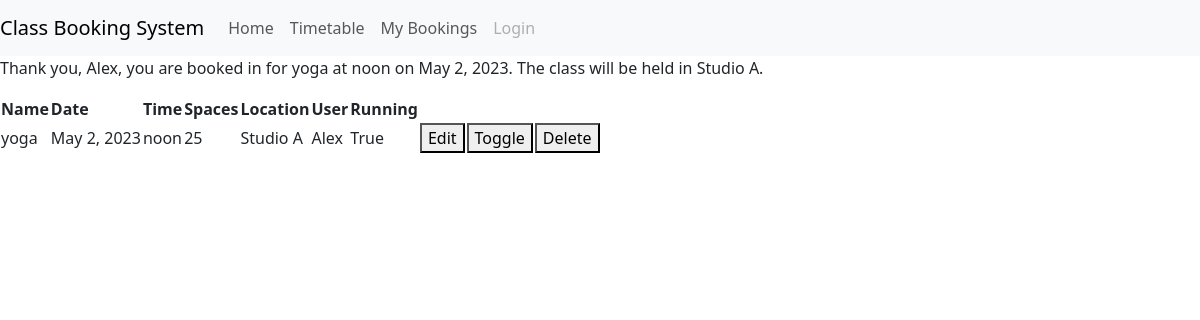
Before: / with the older database file.
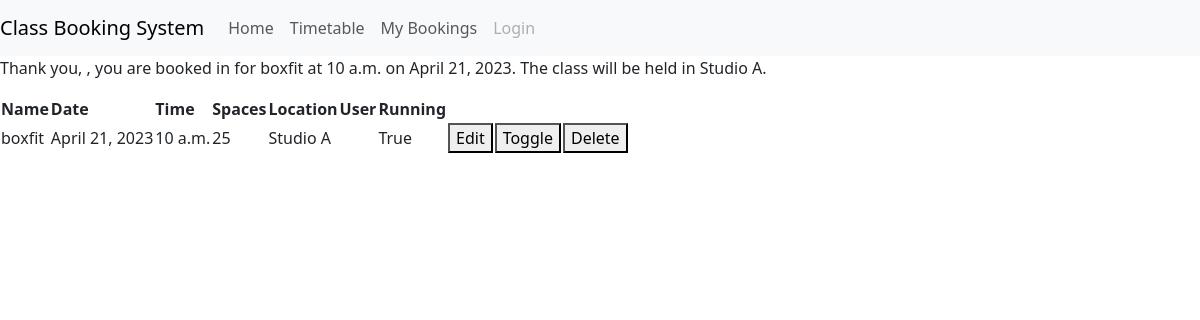
After: the same page with the newer database file.
### classbooking_app/models.py (models this page shows, shortened)
class Booking(models.Model):
    name = models.CharField(max_length=50, null=False, blank=False, default="test_class")
    date = models.DateField(default=date.today())
    time = models.TimeField(default=datetime.now())
    spaces = models.IntegerField(default=25)
    location = models.CharField(max_length=50, default='Studio A')
    user = models.CharField(max_length=50, null=False, blank=False, default="test_user")
    running = models.BooleanField(default=True)

### classbooking_app/views.py (the view)
# urls.py: path('', views.get_bookings, name='get_bookings'),
def get_bookings(request):
    bookings = Booking.objects.all()
    context = {
        'bookings': bookings
    }
    return render(request, 'classbooking_app/bookings.html', context)

### classbooking_app/templates/classbooking_app/bookings.html
{% extends 'classbooking_app/base.html' %}
{% block content %}
</body>
    {% for booking in bookings %}
    <p>Thank you, {{ booking.user }}, you are booked in for {{ booking.name }} at {{ booking.time }}
         on {{ booking.date }}. The class will be held in {{ booking.location }}.
    </p>
    {% endfor %}
    <table>
        <th>Name</th>
        <th>Date</th>
        <th>Time</th>
        <th>Spaces</th>
        <th>Location</th>
        <th>User</th>
        <th>Running</th>
        {% for booking in bookings %}
        <tr>
        <td>{{ booking.name }}</td>
        <td>{{ booking.date }}</td>
        <td>{{ booking.time }}</td>
        <td>{{ booking.spaces }}</td>
        <td>{{ booking.location }}</td>
        <td>{{ booking.user }}</td>
        <td>{{ booking.running }}</td>
        <td><a href="/edit/{{ booking.id}}"><button>Edit</button></a></td>
        <td><a href="/toggle/{{ booking.id}}"><button>Toggle</button></a></td>
        <td><a href="/delete/{{ booking.id}}"><button>Delete</button></a></td>
        </tr>
    </table>
    {% endfor %}
{% endblock %}

### classbooking_app/templates/classbooking_app/base.html (shortened to what this page needs)
{% load static %}
<!DOCTYPE html>
<html lang="en">
<head>
    <link href="https://cdn.jsdelivr.net/npm/bootstrap@5.3.0-alpha1/dist/css/bootstrap.min.css" rel="stylesheet">
    <link rel="stylesheet" href="../../static/classbooking_app/css/style.css">
</head>
<body>
    <nav class="navbar navbar-expand-sm navbar-light bg-light">
        <a class="navbar-brand" href="#">Class Booking System</a>
        <div class="collapse navbar-collapse" id="navbarNav">
          <ul class="navbar-nav">
            <li class="nav-item active">
              <a class="nav-link" href="#">Home <span class="sr-only">(current)</span></a>
            </li>
            <li class="nav-item">
                <a class="nav-link" href="/make_booking.html">Timetable</a>
            </li>
            <li class="nav-item">
              <a class="nav-link" href="#">My Bookings</a>
            </li>
            <li class="nav-item">
              <a class="nav-link disabled" href="#">Login</a>
            </li>
          </ul>
        </div>
      </nav>
{% block content %}
{% endblock %}
</body>
</html>

Changed rows visible on the page:
removed Booking: user "Alex", name "yoga", time "noon", date "May 2, 2023", location "Studio A", spaces "25", running "True"
added Booking: name "boxfit", time "10 a.m.", date "April 21, 2023", location "Studio A", spaces "25", running "True"
